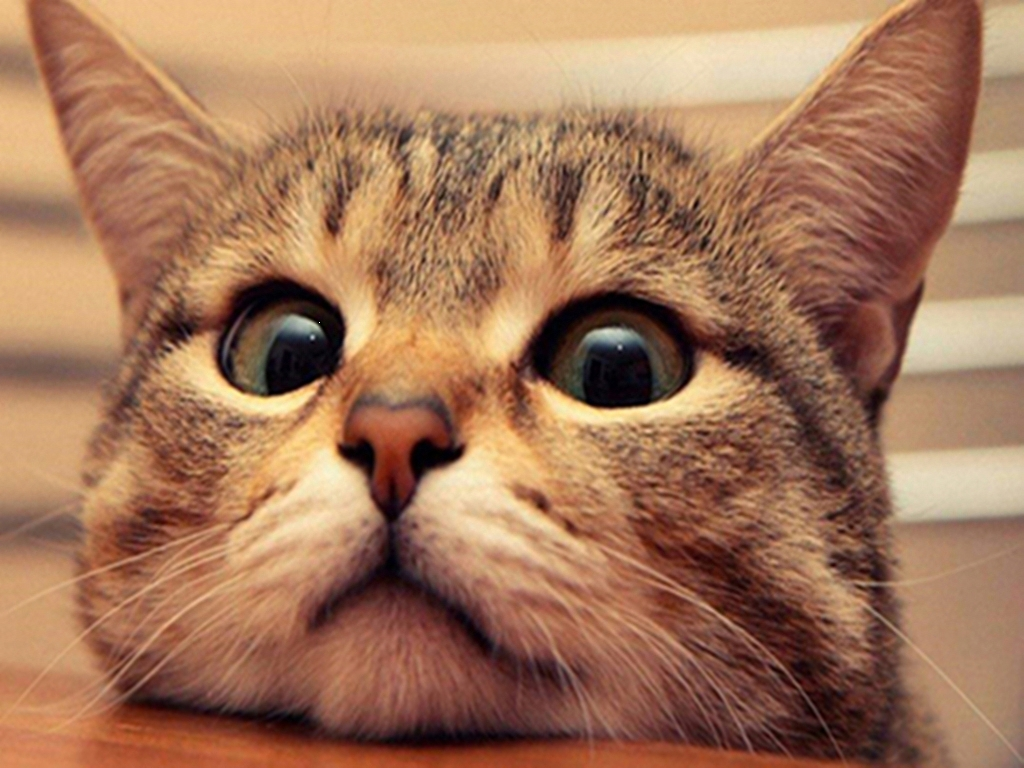
#> input picture Watermark-JPEG-with-8x8DCT-master/finishwm0.jpg, 1024 x 768 px, given in place of fingerprint.jpg, which was not available; the run also reads 1 picture not shown here
$ python embed.py
#> lines starting #> are read from the running program, lines starting #| are printed output that depends on the picture; after the words box and inside, x2 and y2 are one past the last pixel; in counts of white or black regions, pixels touching at a corner belong together; pictures that were not available may be replaced by others from this repository, and a replacement may not be noted
import cv2 as cv
import numpy as np
import math
import walk


def embed(srcs):

	# Change this chunk of code from converting fingerprint
	# image into b&w in numpy array into taking text and
	# converting text into numpy array if possible.
	# read in src image, converted to numpy array (opencv doc.)
#> called with srcs = 'fingerprint.jpg'
	src = cv.imread(srcs)
#> src is the input picture: shape (768, 1024, 3); mean B, G, R 89.7, 118.3, 163
	src = cv.bitwise_not(src)
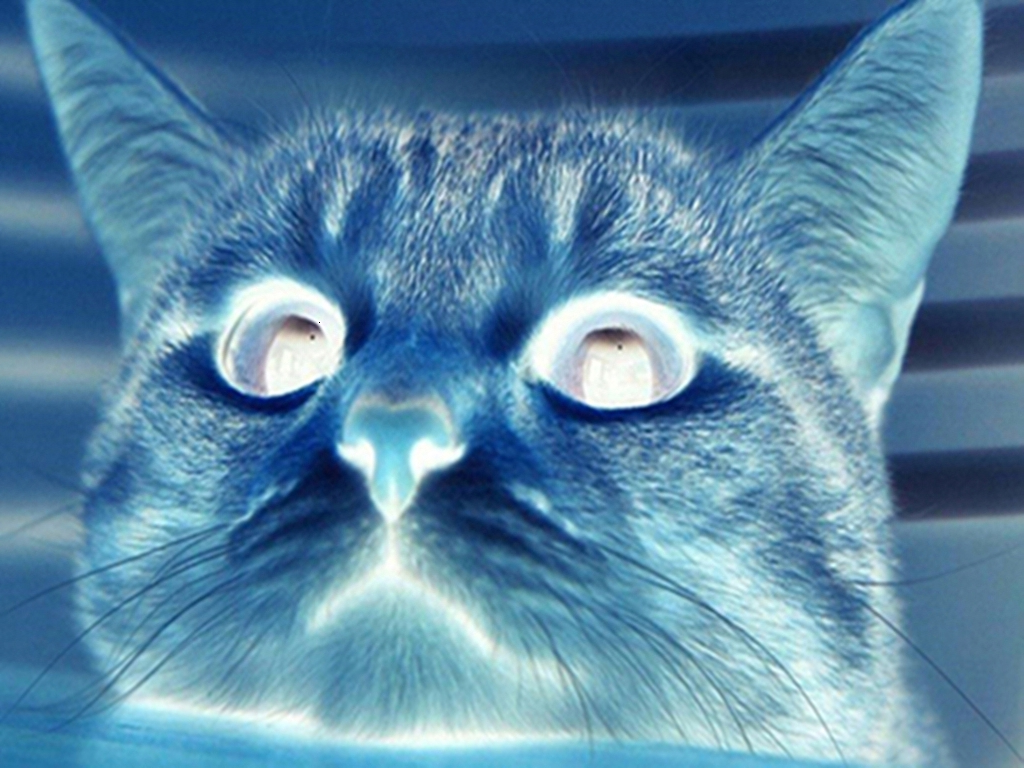
#> src: shape (768, 1024, 3); mean B, G, R 165.3, 136.7, 92
	# convert src image into gray scale
	graysrc = cv.cvtColor(src, cv.COLOR_BGR2GRAY)
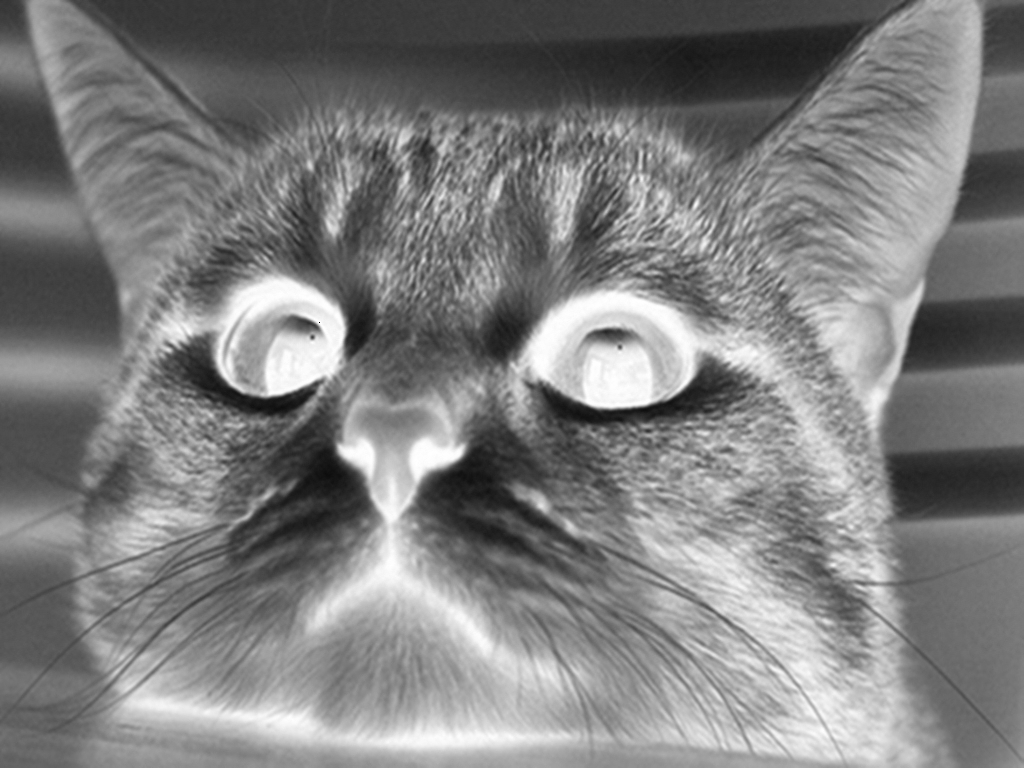
#> graysrc: shape (768, 1024); min 0, max 255, mean 126.6
	# cv.imshow('graysrc',graysrc)
	#中值滤波
	medianblurimg=cv.medianBlur(graysrc, 3)
	# cv.imshow('medianblurimg',medianblurimg)
	# convert grayscale image into b&w based on pixel
	# value above and below 70-> 0/255
	ret, bsrc = cv.threshold(graysrc, 70, 255, 1)
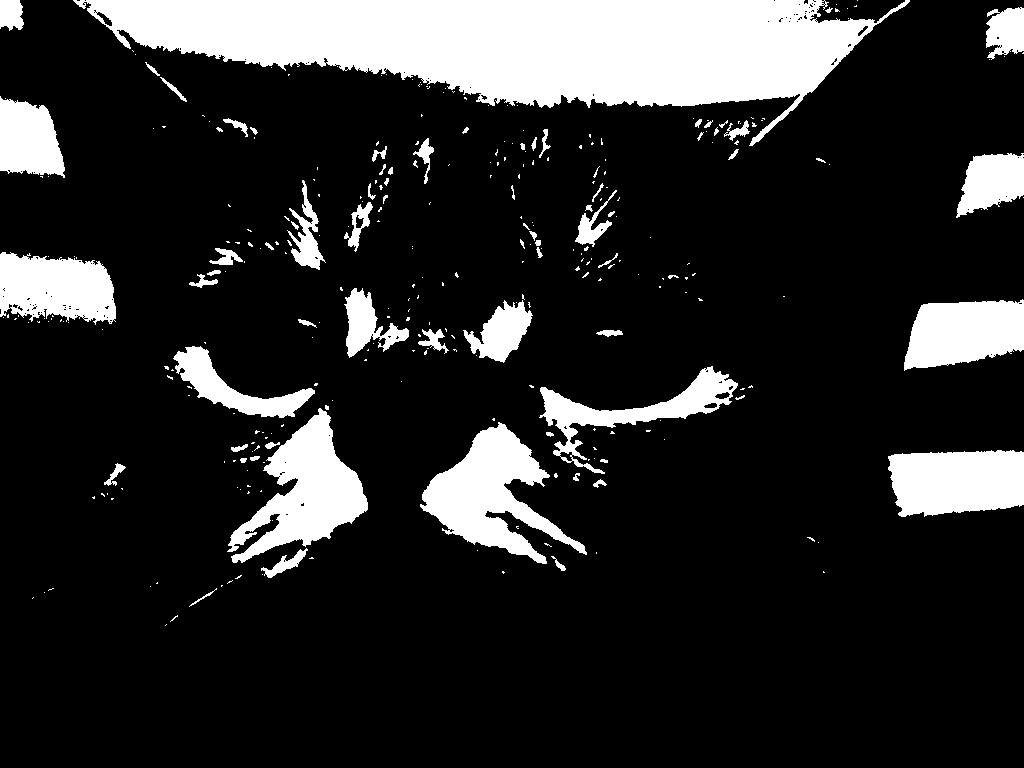
#> bsrc: shape (768, 1024); 16.6% white; 320 white regions (246 under 20 px), largest, box (x1, y1, x2, y2) and area: (73, 0, 910, 146) 61230, (420, 422, 587, 564) 9811, (227, 408, 368, 563) 9519
	cv.imshow('source', bsrc)
	# update/save new image to filename
	cv.imwrite('embedfinger.jpg', bsrc, [int(cv.IMWRITE_JPEG_QUALITY), 100])

	# read in host image, converted to numpy array (type(host))
	host = cv.imread('host.jpg')
	# convert host image from RGB to YUV color space
	hostyuv = cv.cvtColor(host, cv.COLOR_RGB2YUV)
#> hostyuv: shape (768, 1024, 3); mean of channels 0, 1, 2 114.9, 151.8, 105.9
	# converting to float32 in necessary for DCT
	hostf = hostyuv.astype('float32')
#> hostf: shape (768, 1024, 3) float32; mean of channels 0, 1, 2 114.9, 151.8, 105.9

	# embedding process
	# goal completion chart
	finishwm = hostf
	# 8x8 divided observation map of goal completion
	# It is found that if wmblocks=hostf, then modifying wmblocks is equal
	# to modifying hostf, which means that these two are pointers, and the
	# variables pointing to the image here are all pointers
	wmblocks = np.zeros([hostf.shape[0], hostf.shape[1], 3], np.float32)
	wmblocks[:, :, :]=hostf[:, :, :]
	# The number of rows and columns of a matrix composed of 8x8 blocks
	# as a unit
	part8x8rownum = int(host.shape[0]/8)
#> part8x8rownum = 96
	part8x8colnum = int(host.shape[1]/8)
#> part8x8colnum = 128
	# Total number of fingerprint pixels
	fingernum = bsrc.shape[0]*bsrc.shape[1]
#> fingernum = 786432
	# r is the number of fingerprint pixels to be stored in each 8x8 block
	# r=math.ceil(fingernum/(part8x8rownum*part8x8colnum))
	r = math.ceil(fingernum/(part8x8rownum*part8x8colnum))
#> r = 64
	print("r=", r)
#| r= 64
	# The unit grid in the 8x8 block is in a pair with the symmetrical unit grid in its center.
	# The size relationship of each pair (the former is larger than the latter, and the former
	# is smaller than the latter) is used to record the black and white of the fingerprint pixels to be stored
	# Walk the grid from the middle to the upper right to prepare for the generation of grid pairs
	xydict = walk.findpoint((3, 4, -1), r)
	# Fingerprint Pixel Generator
	fpgij = walk.fpg(bsrc)
	# traverse 8x8 blocks
	count = 0
	flag = 0
	for parti in range(part8x8rownum):
		if (flag):
			break
		for partj in range(part8x8colnum):
			if (flag):
				break
			# 8x8 blocks for DCT
			part8x8 = cv.dct(hostf[8*parti:8*parti+8, 8*partj:8*partj+8, 0])
			# Blocks that are not large enough to be 8x8 are not considered
			if (part8x8.shape[0] < 8) | (part8x8.shape[1] < 8):
				continue
			# Each 8x8dct block stores r fingerprint pixels
			for t in range(r):
				if (flag):
					break
				# Obtain the fingerprint pixels to be stored at this moment through the generator
				i, j = next(fpgij)
				if (i==-1 & j==-1):
					flag = 1
				# Grid coordinates to be used for fingerprint pixels
				rx, ry = xydict[t]
				# Modify the size relationship between r1 and r2 to reflect the black and white
				# situation of watermark pixels
				r1 = part8x8[rx, ry]
				r2 = part8x8[7-rx, 7-ry]  # Centrosymmetric lattice of r1
				detat = abs(r1-r2)
				p=float(detat+0.1)  # Embedding depth
				if bsrc[i, j] == 0:  # 0 black, fingerprint subject, use r1>r2 to record
					if(r1<=r2):  # Make sure r1 is greater than r2
						part8x8[rx, ry] += p
				else:  # 255 white, use r1<r2 to record
					if(r1>=r2):
						part8x8[7-rx, 7-ry] += p
				if not flag:
					count += 1
			# After storing r fingerprint pixels, perform inverse DCT on this 8x8 block
			finishwm[8*parti:8*parti+8, 8*partj:8*partj+8, 0] = cv.idct(part8x8)
			wmblocks[8*parti:8*parti+8, 8*partj:8*partj+8, 0] = finishwm[8*parti:8*parti+8, 8*partj:8*partj+8, 0]
			# To connect with brackets, draw a line for 8x8
			if (wmblocks.shape[0] > 8*parti+7) & (wmblocks.shape[1] > 8*partj+7):
				wmblocks[8*parti:8*parti+8, 8*partj+7, 0] = 100
				wmblocks[8*parti+7, 8*partj:8*partj+8, 0] = 100
	wmrgb = cv.cvtColor(finishwm.astype('uint8'), cv.COLOR_YUV2RGB)
	# line drawing
	cv.imshow('wmblocks', cv.cvtColor(wmblocks.astype('uint8'), cv.COLOR_YUV2RGB))
	cv.waitKey(0)
	cv.destroyAllWindows()
	# The quality of image saving, to be 100, the default is 95
	for x in range(6):
		name = "finishwm"+str(x)
		filename = name+".jpg"
		cv.imwrite(filename, wmrgb, [int(cv.IMWRITE_JPEG_QUALITY), 100-x])
		img = cv.imread(filename)
		cv.namedWindow(name, 0)
		k = 480
		cv.resizeWindow(name, k, int(k*img.shape[0]/img.shape[1]))
		cv.imshow(name, img)

	print("countembed=", count)


def main():
	embed('fingerprint.jpg')
#> (the call stopped at in embed, `xydict = walk.findpoint((3, 4, -1), r)`: walk is not available in this run)
	cv.waitKey(0)
	cv.destroyAllWindows()


if __name__ == '__main__':
	main()
